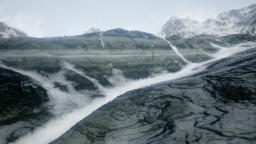
#> input picture dataset/image_0.jpg, 256 x 144 px, found by its file name
$ python cnn_intro.py
#> lines starting #> are read from the running program, lines starting #| are printed output that depends on the picture
import cv2
import numpy as np

# Load image
img = cv2.imread("dataset/image_0.jpg")
#> img is the input picture: shape (144, 256, 3); mean B, G, R 135.1, 129.2, 117.1

# Define a simple edge-detection kernel
kernel = np.array([
    [-1, -1, -1],
    [-1,  8, -1],
    [-1, -1, -1]
])

# Apply convolution
filtered = cv2.filter2D(img, -1, kernel)
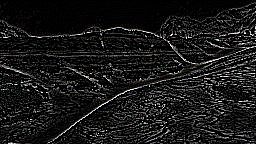
#> filtered: shape (144, 256, 3); mean B, G, R 24.8, 24.8, 25

# Show images
cv2.imshow("Original Image", img)
cv2.imshow("CNN-like Filter Output", filtered)

cv2.waitKey(0)
cv2.destroyAllWindows()

$ run again, with dataset/image_1.jpg copied over dataset/image_0.jpg
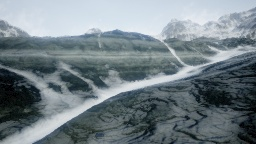
#> input picture dataset/image_1.jpg, 256 x 144 px, found by its file name
#> img is the input picture: shape (144, 256, 3); mean B, G, R 134.6, 128.5, 116.4
#> `filtered = cv2.filter2D(img, -1, kernel)`:
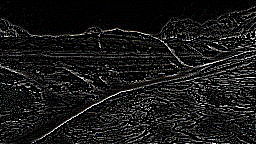
#> filtered: shape (144, 256, 3); mean B, G, R 25, 25, 25.1

$ run again, with dataset/image_2.jpg copied over dataset/image_0.jpg
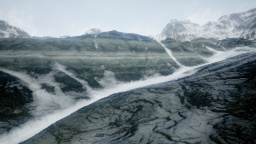
#> input picture dataset/image_2.jpg, 256 x 144 px, found by its file name
#> img is the input picture: shape (144, 256, 3); mean B, G, R 134.1, 128.1, 116.2
#> `filtered = cv2.filter2D(img, -1, kernel)`:
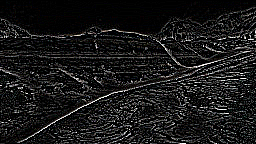
#> filtered: shape (144, 256, 3); mean B, G, R 24.9, 24.9, 24.9

$ run again, with dataset/image_3.jpg copied over dataset/image_0.jpg
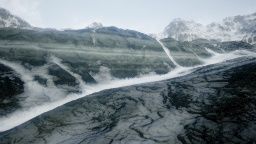
#> input picture dataset/image_3.jpg, 256 x 144 px, found by its file name
#> img is the input picture: shape (144, 256, 3); mean B, G, R 130.4, 124.7, 112.8
#> `filtered = cv2.filter2D(img, -1, kernel)`:
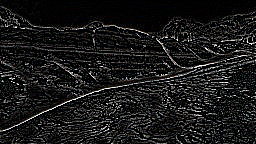
#> filtered: shape (144, 256, 3); mean B, G, R 25.3, 25.3, 25.4
